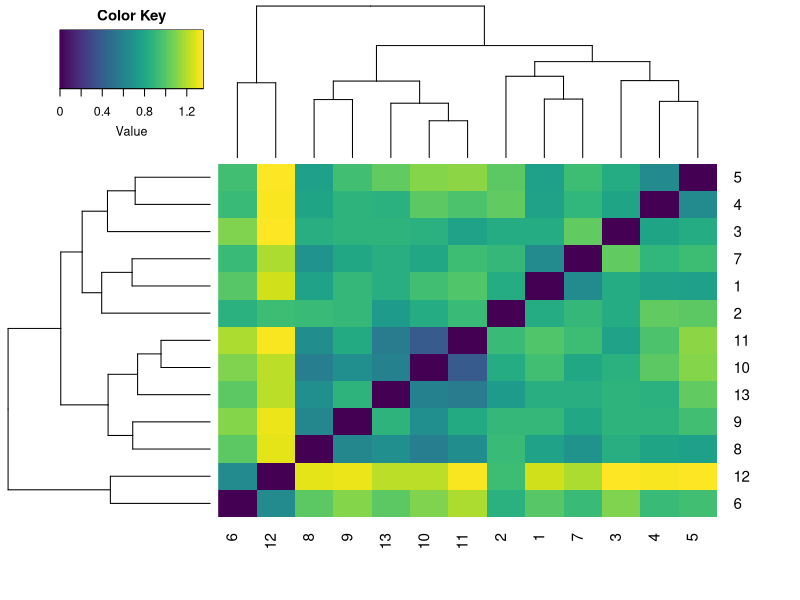
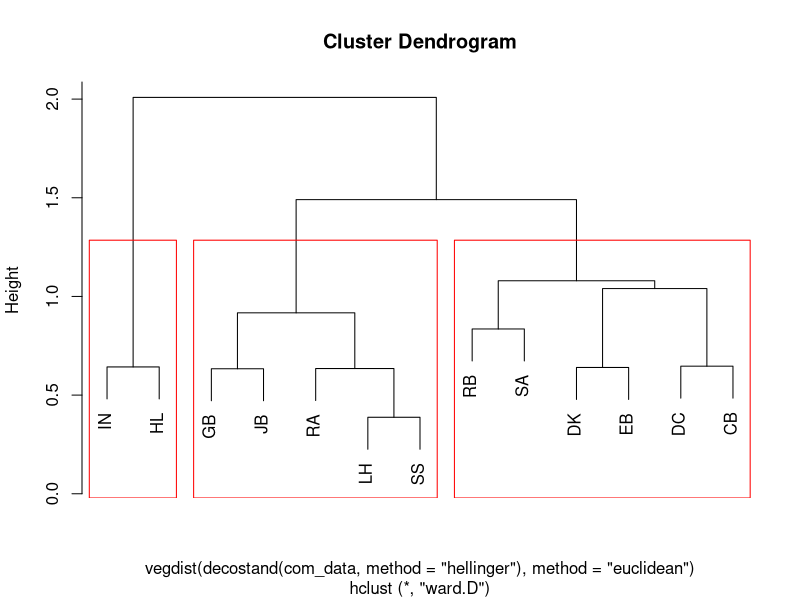

Here is the R script that generated these plots, in order:
library(tidyverse)
library(vegan)
library(viridis)
library(gplots)

com_data<-read.csv("./Data/for_ems.csv")

head(com_data)
heatmap.2(as.matrix(vegdist(decostand(com_data[,-1], method = "hellinger"), method = "euclidean", diag = TRUE, upper = TRUE)),col = viridis(100),linecol = NA, trace = "none",density.info = "none")

rownames(com_data) <- com_data[,1]
com_data <- com_data[,-1]

com_clusters<-hclust(vegdist(decostand(com_data, method = "hellinger"),method = "euclidean"),method = "ward.D")
plot(com_clusters)
groups <- cutree(com_clusters, k=3)
rect.hclust(com_clusters, k=3, border="red")
